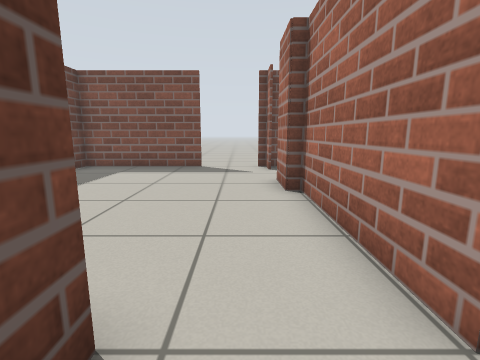
View 1 (above)

12 first-person views from a walk through a world built for the Gazebo simulator. The camera is 0.71 m above the floor, tilts 10° down and sees 85° across. The floor is counted in squares, 0.5 m on a side. Each view is taken from the middle of a square. On the plan, view 1 faces up. The plan holds only what a view shows up to about 13 squares ahead; the rest is blank.

View 2
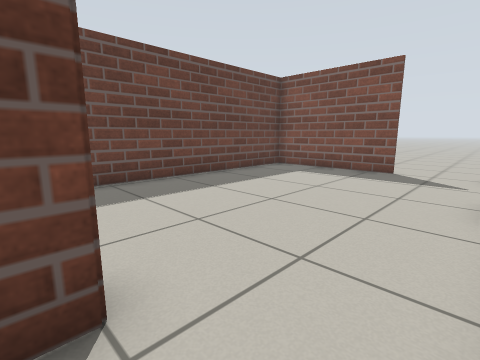

View 3
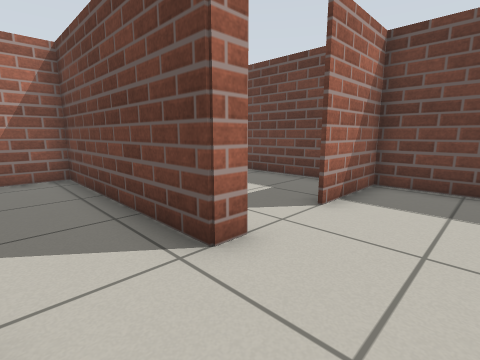

View 4
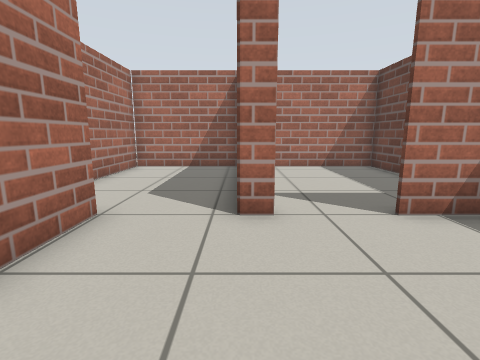

View 5
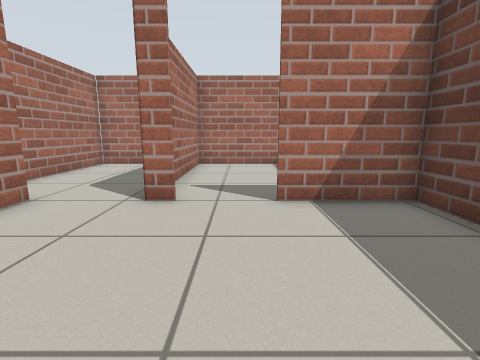

View 6
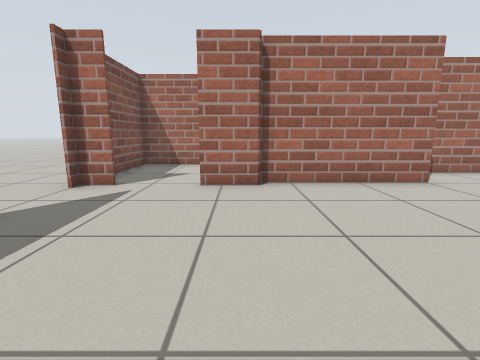

View 7
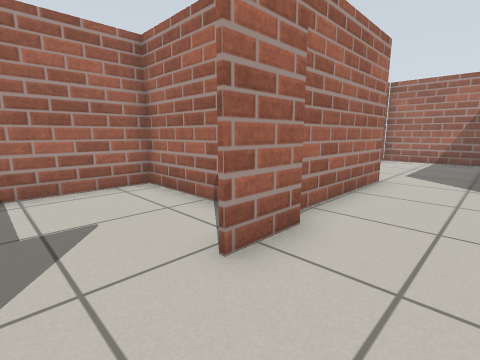

View 8
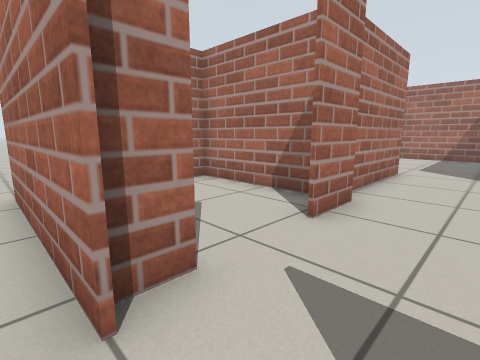

View 9
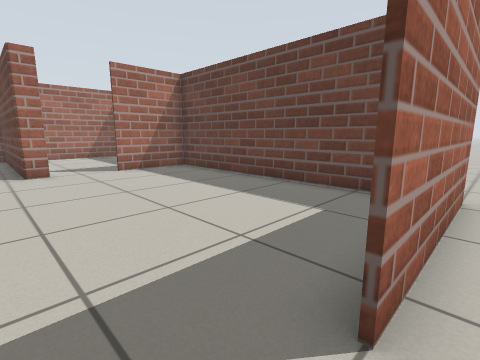

View 10
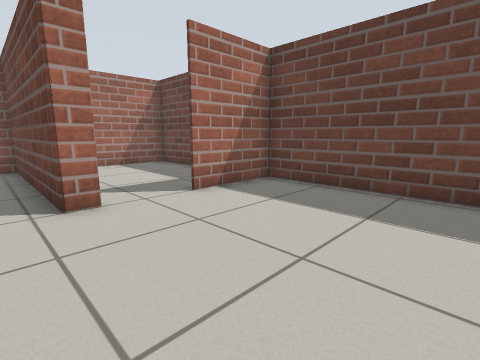

View 11
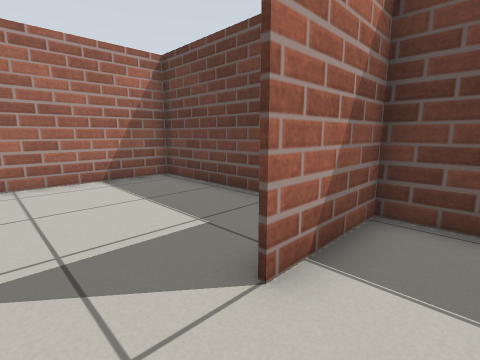

View 12
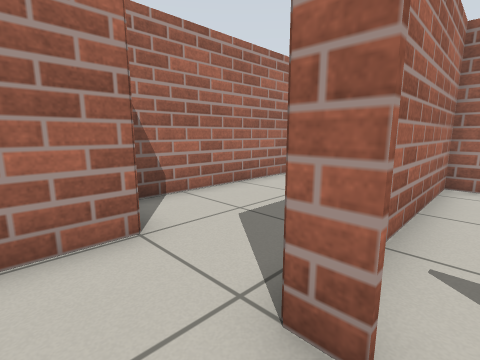

### Floor plan
Points are (right, up) in squares from view 1. A wall is a line through its corners. A room is listed if a view was taken in it or the views show most of it. See-through windows are left out.
Room 1 (views 1, 2)
walls: (-0.9, -5.4) (3.5, -5.4) (3.5, 0.6); (-1, 1.6) (-1, -5.5)
ways out: opening at (0.5, 1) to room 2
Room 2 (views 3, 4, 5, 6, 7, 10, 11, 12)
walls: (-1.6, 1.6) (-1, 1.6); (-1.6, 11.5) (-6.8, 11.5) (-6.8, 1.6) (-3.8, 1.6); (1.5, 1.4) (1.5, 6.4) (1.1, 6.4) (1.1, 8.1)
ways out: opening at (0.5, 1) to room 1; opening at (-0.5, 11) to room 3; opening at (-2.5, 1) to room 4; opening at (1, 9.5) to room 5
Room 3 (views 8, 9)
walls: (1.1, 10.4) (1.1, 11.5); (0.8, 11.6) (6.2, 11.6); (-6.9, 11.6) (-1.6, 11.6)
ways out: opening at (-0.5, 11) to room 2
Room 4 (no view inside)
walls: (-6.8, 0) (-6.8, -5.4) (-0.9, -5.4); (-1.1, -5.5) (-1.1, -0.6)
ways out: opening at (-2.5, 1) to room 2
Room 5 (no view inside)
walls: (2.1, 6.5) (6.1, 6.5) (6.1, 11.5) (0.8, 11.5)
ways out: opening at (1, 9.5) to room 2

Positions as (right, up) in squares from view 1, and headings:
1: (0, 0), facing up
2: (1, 1), facing up-left
3: (1, 4), facing down-left
4: (-1, 6), facing down
5: (-3, 7), facing down
6: (-6, 7), facing right
7: (-1, 10), facing down-right
8: (-1, 12), facing down-right
9: (0, 12), facing down-left
10: (0, 7), facing down-left
11: (-2, 3), facing down-left
12: (-2, 3), facing down-right
